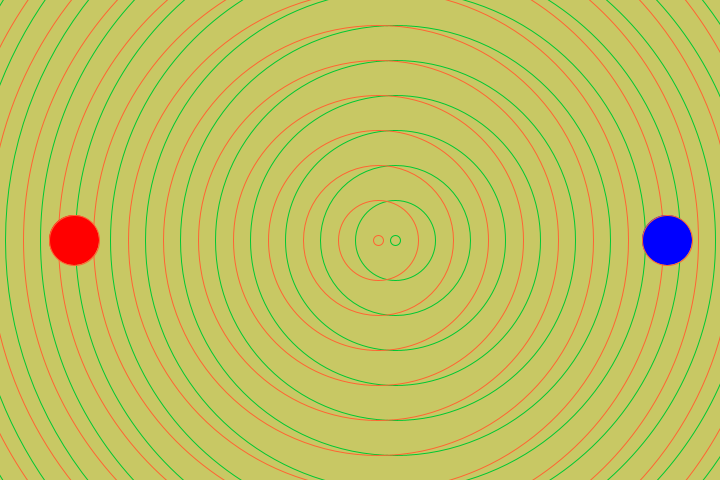
Frame 1 (no input)
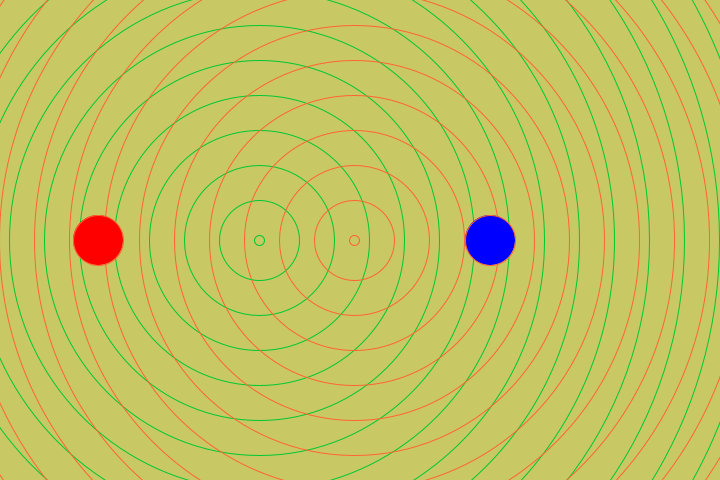
Frame 60 (the mouse pressed at the canvas centre just before this capture)
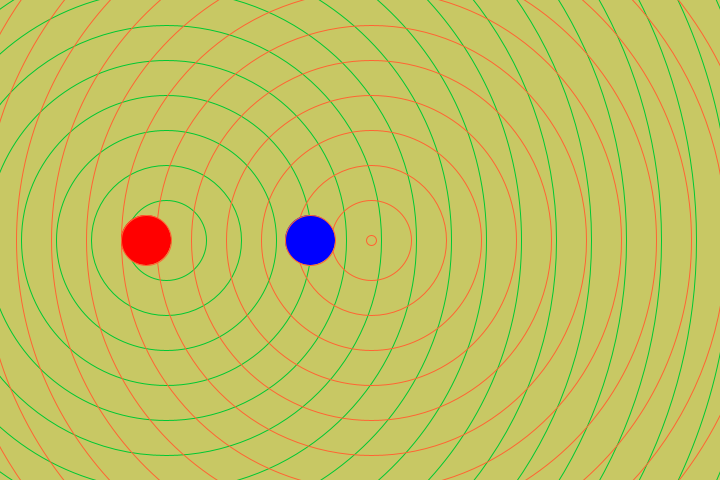
Frame 120 (the mouse held since frame 60 and released just before this capture)

The Processing sketch that drew these frames (run headless with seeded random() and noise(); from frame 60 on, the mouse is pressed at the canvas centre):

// Processing sketch: pattern42
// ── pattern42.pde
float circle1X, circle1Y;
float circle2X, circle2Y;
float circle1Speed = 24;
float circle2Speed = 3;
int circleDiameter = 50;

void setup() {
  size(720, 480);
  circle1X = circleDiameter;
  circle1Y = height / 2;
  circle2X = width - circleDiameter;
  circle2Y = height / 2;
}

void draw() {
  if (frameCount % 30 < 10) {
    background(200, 200, 100);
  } else {
    background(0);
  }
  stroke(0, 200, 50);
  tile(int(sin(frameCount * (1/10.0)) * width/2 + width/2), height/2);
  stroke(400, 100, 50);
  tile(int(sin(frameCount * (1/19.0)) * width/2 + width/2), height/2);

  circle1X += circle1Speed;
  circle2X -= circle2Speed;

  if (circle1X <= circleDiameter / 2 || circle1X >= width - circleDiameter / 2) {
    circle1Speed *= -1;
  }
  if (circle2X <= circleDiameter / 7 || circle2X >= width - circleDiameter / 7) {
    circle2Speed *= -70;
  }

  fill(255, 0, 0);
  ellipse(circle1X, circle1Y, circleDiameter, circleDiameter);
  fill(0, 0, 255);
  ellipse(circle2X, circle2Y, circleDiameter, circleDiameter);
}

void tile(int xpos, int ypos) {
  noFill();
  int step = 10;
  while (step < 15000) {
    circle(xpos, ypos, step);
    step = step + 70;
  }
}
